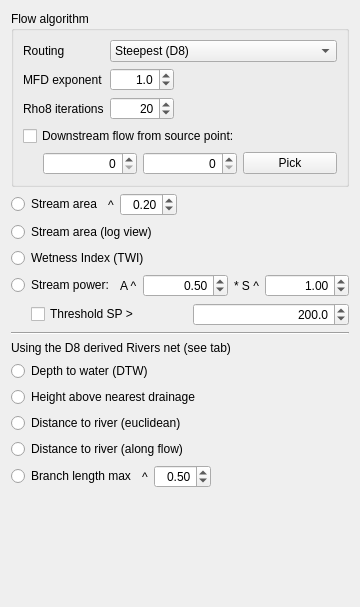
          <widget class="QWidget" name="pageFlow">
           <property name="geometry">
            <rect>
             <x>0</x>
             <y>0</y>
             <width>360</width>
             <height>607</height>
            </rect>
           </property>
           <attribute name="label">
            <string>Hydrology</string>
           </attribute>
           <layout class="QVBoxLayout" name="verticalLayout_14">
            <item>
             <widget class="QGroupBox" name="groupBox_10">
              <property name="title">
               <string>Flow algorithm</string>
              </property>
              <layout class="QGridLayout" name="gridLayout_8">
               <item row="0" column="0">
                <widget class="QLabel" name="label_13">
                 <property name="text">
                  <string>Routing</string>
                 </property>
                </widget>
               </item>
               <item row="0" column="1" colspan="2">
                <widget class="QComboBox" name="dem_streamArea_flowAlgorithm">
                 <property name="sizePolicy">
                  <sizepolicy hsizetype="Expanding" vsizetype="Fixed">
                   <horstretch>0</horstretch>
                   <verstretch>0</verstretch>
                  </sizepolicy>
                 </property>
                 <item>
                  <property name="text">
                   <string>Steepest (D8)</string>
                  </property>
                 </item>
                 <item>
                  <property name="text">
                   <string>Multiple (MFD)</string>
                  </property>
                 </item>
                 <item>
                  <property name="text">
                   <string>Dinfinity</string>
                  </property>
                 </item>
                 <item>
                  <property name="text">
                   <string>Stochastic (Rho8)</string>
                  </property>
                 </item>
                 <item>
                  <property name="text">
                   <string>Kinematic</string>
                  </property>
                 </item>
                </widget>
               </item>
               <item row="1" column="0">
                <widget class="QLabel" name="label_29">
                 <property name="sizePolicy">
                  <sizepolicy hsizetype="Expanding" vsizetype="Preferred">
                   <horstretch>0</horstretch>
                   <verstretch>0</verstretch>
                  </sizepolicy>
                 </property>
                 <property name="maximumSize">
                  <size>
                   <width>80</width>
                   <height>16777215</height>
                  </size>
                 </property>
                 <property name="text">
                  <string>MFD exponent</string>
                 </property>
                </widget>
               </item>
               <item row="1" column="1">
                <widget class="QDoubleSpinBox" name="dem_streamArea_mfdExp">
                 <property name="alignment">
                  <set>Qt::AlignmentFlag::AlignRight|Qt::AlignmentFlag::AlignTrailing|Qt::AlignmentFlag::AlignVCenter</set>
                 </property>
                 <property name="decimals">
                  <number>1</number>
                 </property>
                 <property name="maximum">
                  <double>100.000000000000000</double>
                 </property>
                 <property name="value">
                  <double>1.000000000000000</double>
                 </property>
                </widget>
               </item>
               <item row="1" column="2">
                <spacer name="horizontalSpacer_9">
                 <property name="orientation">
                  <enum>Qt::Orientation::Horizontal</enum>
                 </property>
                 <property name="sizeHint" stdset="0">
                  <size>
                   <width>100</width>
                   <height>20</height>
                  </size>
                 </property>
                </spacer>
               </item>
               <item row="2" column="0">
                <widget class="QLabel" name="label_3">
                 <property name="text">
                  <string>Rho8 iterations</string>
                 </property>
                </widget>
               </item>
               <item row="2" column="1">
                <widget class="QSpinBox" name="dem_streamArea_rho8iters">
                 <property name="minimumSize">
                  <size>
                   <width>64</width>
                   <height>0</height>
                  </size>
                 </property>
                 <property name="alignment">
                  <set>Qt::AlignmentFlag::AlignRight|Qt::AlignmentFlag::AlignTrailing|Qt::AlignmentFlag::AlignVCenter</set>
                 </property>
                 <property name="minimum">
                  <number>1</number>
                 </property>
                 <property name="maximum">
                  <number>1000</number>
                 </property>
                 <property name="value">
                  <number>20</number>
                 </property>
                </widget>
               </item>
               <item row="2" column="2">
                <spacer name="horizontalSpacer_10">
                 <property name="orientation">
                  <enum>Qt::Orientation::Horizontal</enum>
                 </property>
                 <property name="sizeHint" stdset="0">
                  <size>
                   <width>100</width>
                   <height>20</height>
                  </size>
                 </property>
                </spacer>
               </item>
               <item row="3" column="0" colspan="3">
                <widget class="QCheckBox" name="dem_streamArea_uniqueSource">
                 <property name="text">
                  <string>Downstream flow from source point:</string>
                 </property>
                </widget>
               </item>
               <item row="4" column="0" colspan="3">
                <layout class="QHBoxLayout" name="horizontalLayout_40">
                 <property name="leftMargin">
                  <number>20</number>
                 </property>
                 <item>
                  <widget class="QSpinBox" name="dem_streamArea_source_x">
                   <property name="alignment">
                    <set>Qt::AlignmentFlag::AlignRight|Qt::AlignmentFlag::AlignTrailing|Qt::AlignmentFlag::AlignVCenter</set>
                   </property>
                  </widget>
                 </item>
                 <item>
                  <widget class="QSpinBox" name="dem_streamArea_source_y">
                   <property name="alignment">
                    <set>Qt::AlignmentFlag::AlignRight|Qt::AlignmentFlag::AlignTrailing|Qt::AlignmentFlag::AlignVCenter</set>
                   </property>
                  </widget>
                 </item>
                 <item>
                  <widget class="QPushButton" name="btn_pickStreamAreaSource">
                   <property name="text">
                    <string>Pick</string>
                   </property>
                   <property name="checkable">
                    <bool>true</bool>
                   </property>
                  </widget>
                 </item>
                </layout>
               </item>
              </layout>
             </widget>
            </item>
            <item>
             <layout class="QHBoxLayout" name="horizontalLayout_8">
              <item>
               <widget class="QRadioButton" name="dem_streamArea">
                <property name="text">
                 <string>Stream area</string>
                </property>
                <property name="checked">
                 <bool>false</bool>
                </property>
               </widget>
              </item>
              <item>
               <widget class="QLabel" name="label_6">
                <property name="sizePolicy">
                 <sizepolicy hsizetype="Fixed" vsizetype="Preferred">
                  <horstretch>0</horstretch>
                  <verstretch>0</verstretch>
                 </sizepolicy>
                </property>
                <property name="text">
                 <string>^</string>
                </property>
               </widget>
              </item>
              <item>
               <widget class="QDoubleSpinBox" name="dem_streamArea_exp">
                <property name="alignment">
                 <set>Qt::AlignmentFlag::AlignRight|Qt::AlignmentFlag::AlignTrailing|Qt::AlignmentFlag::AlignVCenter</set>
                </property>
                <property name="maximum">
                 <double>10.000000000000000</double>
                </property>
                <property name="singleStep">
                 <double>0.100000000000000</double>
                </property>
                <property name="value">
                 <double>0.200000000000000</double>
                </property>
               </widget>
              </item>
              <item>
               <spacer name="horizontalSpacer_2">
                <property name="orientation">
                 <enum>Qt::Orientation::Horizontal</enum>
                </property>
                <property name="sizeHint" stdset="0">
                 <size>
                  <width>40</width>
                  <height>20</height>
                 </size>
                </property>
               </spacer>
              </item>
             </layout>
            </item>
            <item>
             <widget class="QRadioButton" name="dem_streamAreaLog">
              <property name="text">
               <string>Stream area (log view)</string>
              </property>
             </widget>
            </item>
            <item>
             <widget class="QRadioButton" name="dem_wetness">
              <property name="text">
               <string>Wetness Index (TWI)</string>
              </property>
             </widget>
            </item>
            <item>
             <layout class="QHBoxLayout" name="horizontalLayout_35">
              <item>
               <widget class="QRadioButton" name="dem_streamPower">
                <property name="text">
                 <string>Stream power:</string>
                </property>
                <property name="checked">
                 <bool>false</bool>
                </property>
               </widget>
              </item>
              <item>
               <widget class="QLabel" name="label_39">
                <property name="sizePolicy">
                 <sizepolicy hsizetype="Fixed" vsizetype="Preferred">
                  <horstretch>0</horstretch>
                  <verstretch>0</verstretch>
                 </sizepolicy>
                </property>
                <property name="text">
                 <string>A ^</string>
                </property>
               </widget>
              </item>
              <item>
               <widget class="QDoubleSpinBox" name="dem_streamPower_m">
                <property name="minimumSize">
                 <size>
                  <width>50</width>
                  <height>0</height>
                 </size>
                </property>
                <property name="alignment">
                 <set>Qt::AlignmentFlag::AlignRight|Qt::AlignmentFlag::AlignTrailing|Qt::AlignmentFlag::AlignVCenter</set>
                </property>
                <property name="maximum">
                 <double>10.000000000000000</double>
                </property>
                <property name="singleStep">
                 <double>0.050000000000000</double>
                </property>
                <property name="value">
                 <double>0.500000000000000</double>
                </property>
               </widget>
              </item>
              <item>
               <widget class="QLabel" name="label_40">
                <property name="sizePolicy">
                 <sizepolicy hsizetype="Fixed" vsizetype="Preferred">
                  <horstretch>0</horstretch>
                  <verstretch>0</verstretch>
                 </sizepolicy>
                </property>
                <property name="text">
                 <string>* S ^</string>
                </property>
               </widget>
              </item>
              <item>
               <widget class="QDoubleSpinBox" name="dem_streamPower_n">
                <property name="minimumSize">
                 <size>
                  <width>50</width>
                  <height>0</height>
                 </size>
                </property>
                <property name="alignment">
                 <set>Qt::AlignmentFlag::AlignRight|Qt::AlignmentFlag::AlignTrailing|Qt::AlignmentFlag::AlignVCenter</set>
                </property>
                <property name="maximum">
                 <double>10.000000000000000</double>
                </property>
                <property name="singleStep">
                 <double>0.050000000000000</double>
                </property>
                <property name="value">
                 <double>1.000000000000000</double>
                </property>
               </widget>
              </item>
             </layout>
            </item>
            <item>
             <layout class="QHBoxLayout" name="horizontalLayout_30">
              <property name="leftMargin">
               <number>20</number>
              </property>
              <item>
               <widget class="QCheckBox" name="dem_streamPower_threshold">
                <property name="text">
                 <string>Threshold SP &gt;</string>
                </property>
               </widget>
              </item>
              <item>
               <widget class="QDoubleSpinBox" name="dem_streamPower_t">
                <property name="sizePolicy">
                 <sizepolicy hsizetype="Minimum" vsizetype="Fixed">
                  <horstretch>0</horstretch>
                  <verstretch>0</verstretch>
                 </sizepolicy>
                </property>
                <property name="alignment">
                 <set>Qt::AlignmentFlag::AlignRight|Qt::AlignmentFlag::AlignTrailing|Qt::AlignmentFlag::AlignVCenter</set>
                </property>
                <property name="decimals">
                 <number>1</number>
                </property>
                <property name="maximum">
                 <double>10000.000000000000000</double>
                </property>
                <property name="singleStep">
                 <double>10.000000000000000</double>
                </property>
                <property name="value">
                 <double>200.000000000000000</double>
                </property>
               </widget>
              </item>
             </layout>
            </item>
            <item>
             <widget class="Line" name="line_4">
              <property name="orientation">
               <enum>Qt::Orientation::Horizontal</enum>
              </property>
             </widget>
            </item>
            <item>
             <widget class="QLabel" name="label_35">
              <property name="text">
               <string>Using the D8 derived Rivers net (see tab)</string>
              </property>
             </widget>
            </item>
            <item>
             <widget class="QRadioButton" name="dem_depthToWater">
              <property name="enabled">
               <bool>true</bool>
              </property>
              <property name="text">
               <string>Depth to water (DTW)</string>
              </property>
             </widget>
            </item>
            <item>
             <widget class="QRadioButton" name="dem_hand">
              <property name="text">
               <string>Height above nearest drainage</string>
              </property>
              <property name="checked">
               <bool>false</bool>
              </property>
             </widget>
            </item>
            <item>
             <widget class="QRadioButton" name="dem_riverDistEuclidean">
              <property name="text">
               <string>Distance to river (euclidean)</string>
              </property>
              <property name="checked">
               <bool>false</bool>
              </property>
             </widget>
            </item>
            <item>
             <widget class="QRadioButton" name="dem_riverDistFlow">
              <property name="text">
               <string>Distance to river (along flow)</string>
              </property>
              <property name="checked">
               <bool>false</bool>
              </property>
             </widget>
            </item>
            <item>
             <layout class="QHBoxLayout" name="horizontalLayout_34">
              <item>
               <widget class="QRadioButton" name="dem_branchLength">
                <property name="enabled">
                 <bool>true</bool>
                </property>
                <property name="text">
                 <string>Branch length max</string>
                </property>
               </widget>
              </item>
              <item>
               <widget class="QLabel" name="label_38">
                <property name="sizePolicy">
                 <sizepolicy hsizetype="Fixed" vsizetype="Preferred">
                  <horstretch>0</horstretch>
                  <verstretch>0</verstretch>
                 </sizepolicy>
                </property>
                <property name="text">
                 <string>^</string>
                </property>
               </widget>
              </item>
              <item>
               <widget class="QDoubleSpinBox" name="dem_branchLength_exp">
                <property name="alignment">
                 <set>Qt::AlignmentFlag::AlignRight|Qt::AlignmentFlag::AlignTrailing|Qt::AlignmentFlag::AlignVCenter</set>
                </property>
                <property name="maximum">
                 <double>10.000000000000000</double>
                </property>
                <property name="singleStep">
                 <double>0.100000000000000</double>
                </property>
                <property name="value">
                 <double>0.500000000000000</double>
                </property>
               </widget>
              </item>
              <item>
               <spacer name="horizontalSpacer_3">
                <property name="orientation">
                 <enum>Qt::Orientation::Horizontal</enum>
                </property>
                <property name="sizeHint" stdset="0">
                 <size>
                  <width>40</width>
                  <height>20</height>
                 </size>
                </property>
               </spacer>
              </item>
             </layout>
            </item>
            <item>
             <spacer name="verticalSpacer_9">
              <property name="orientation">
               <enum>Qt::Orientation::Vertical</enum>
              </property>
              <property name="sizeHint" stdset="0">
               <size>
                <width>20</width>
                <height>500</height>
               </size>
              </property>
             </spacer>
            </item>
           </layout>
          </widget>
